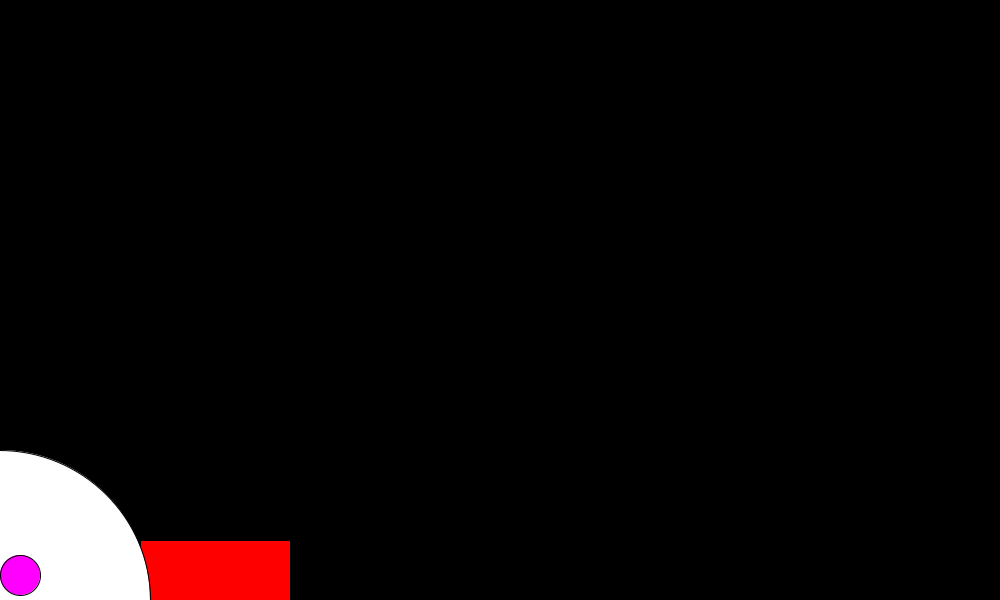
Frame 1 (no input)
Frame 60 (the mouse pressed at the canvas centre just before this capture): identical to frame 1, image omitted
Frame 120 (the mouse held since frame 60 and released just before this capture): identical to frame 1, image omitted

The Processing sketch that drew this single still picture (run headless with seeded random() and noise(); from frame 60 on, the mouse is pressed at the canvas centre):

// Processing sketch: cannon_fire
// ── cannon_fire.pde
PShape cannon;
float rotator = 0;
PVector ballPos;
PVector cannonPos;
float radianValue;
PVector ballVel;
boolean spacePress = false;
void setup()
{
  size(1000,600);
  cannon = createShape(RECT,20,40,150,75);
  cannon.setFill(color(255,0,0));
   ballPos = new PVector(20,575);
   cannonPos = new PVector(120,500);
   ballVel = new PVector(0,0);
  
}

void draw()
{
  background(0);
  
 shape(cannon, cannonPos.x,cannonPos.y);
 
 fill (255);
 arc(0.0,600.0,300.0,300.0,PI + HALF_PI,2 *PI);
 fill (255,0,255);
 ellipse(ballPos.x ,ballPos.y, 40 ,40);
 if (ballPos.y < 600)
 {
   ballPos.x += ballVel.x;
   ballPos.y += ballVel.y;
   if(spacePress)
   {
     ballVel.y += 3;
   }
   if(ballPos.y > 580 )
   {
     ballVel.x = 0;
     ballVel.y = 0;
     ballPos.y = 580;
     spacePress = false; 
   }
   
 }
 
  
 
}

void keyPressed()
{
   switch(keyCode)
   {
     case UP:
     rotator = -(acos(-1.0)/ 180);
     radianValue += rotator;
     cannonPos.x -= 2 * cos(rotator);
     cannonPos.y -= 2 * sin(rotator);
     cannon.rotate(rotator);
     break;
     case DOWN:
     rotator = acos(-1.0)/ 180;
     radianValue += rotator;
     cannonPos.x += 2 * cos(rotator);
     cannonPos.y += 2 * sin(rotator);
     cannon.rotate(rotator);
     break;
   }
   if(key == ' ')
   {
     spacePress = true;
     ballVel.x += 50.0 * cos(radianValue);
     ballVel.y += 50.0 * sin(radianValue) + 0.98;
   }
}
